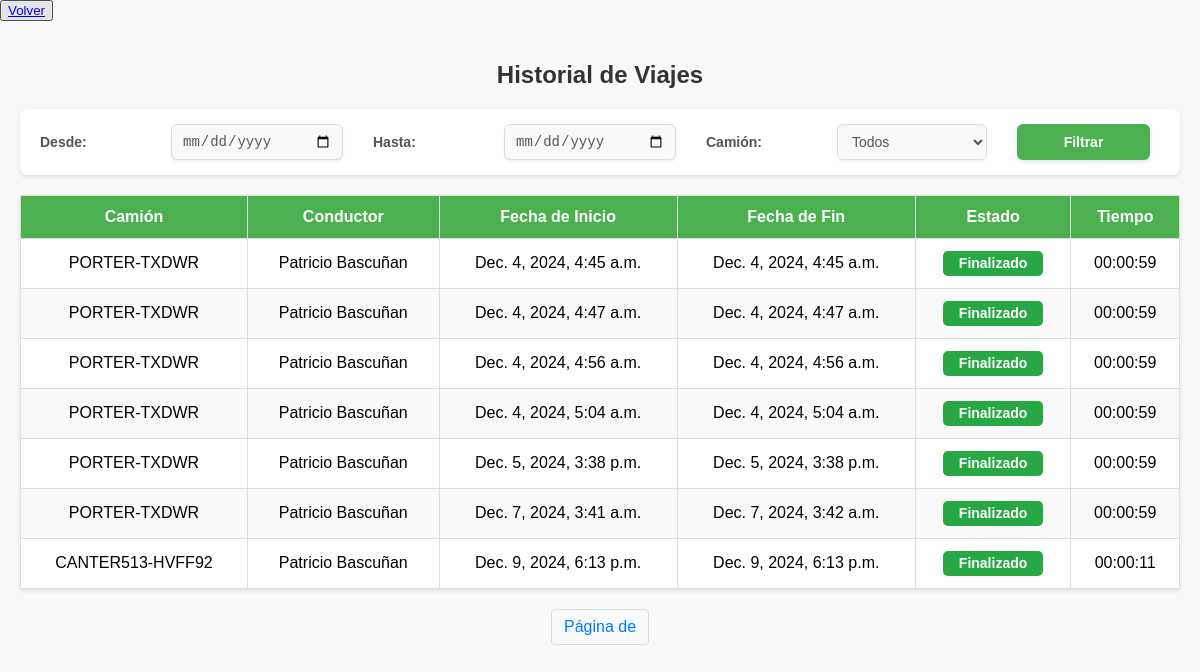
Page /camiones/historial-viajes-chofer/ (signed in) on the committed database.
### camiones/models.py (models this page shows, shortened)
class HistorialViaje(models.Model):
    camion = models.ForeignKey(Camion, on_delete=models.CASCADE, related_name="viajes")
    chofer = models.ForeignKey(User, on_delete=models.CASCADE, related_name="viajes")
    fecha_inicio = models.DateTimeField()
    fecha_fin = models.DateTimeField(null=True, blank=True)
    ruta = models.TextField(null=True, blank=True)  # JSON con la ruta del viaje
    estado = models.CharField(max_length=50, default="En curso")
    latitud_inicial = models.FloatField(null=True, blank=True)
    longitud_inicial = models.FloatField(null=True, blank=True)
    latitud_final = models.FloatField(null=True, blank=True)
    longitud_final = models.FloatField(null=True, blank=True)
    duracion_total = models.DurationField(null=True, blank=True)
    @property
    def duracion_formateada(self):
        if self.duracion_total is None or self.duracion_total < timedelta(seconds=0):
            return "00:00:00"
        total_seconds = int(self.duracion_total.total_seconds())
        hours = total_seconds // 3600
        minutes = (total_seconds % 3600) // 60
        seconds = total_seconds % 60
        return f"{hours:02}:{minutes:02}:{seconds:02}"

class Camion(models.Model):
    nombre = models.CharField(max_length=100)
    patente = models.CharField(max_length=20, null=True, blank=True)
    marca = models.CharField(max_length=100, null=True, blank=True)
    modelo = models.CharField(max_length=100, null=True, blank=True)
    año = models.IntegerField(null=True, blank=True)
    color = models.CharField(max_length=50, null=True, blank=True)
    latitud = models.FloatField(null=True)
    longitud = models.FloatField(null=True)
    ultima_actualizacion = models.DateTimeField(auto_now=True)
    choferes_asignados = models.ManyToManyField(User, through='AsignacionChofer')

### camiones/views.py (the view)
# urls.py: path('historial-viajes-chofer/', views.historial_viajes_chofer, name='historial_viajes_chofer'),
@login_required
def historial_viajes_chofer(request):
    historial = HistorialViaje.objects.all()
    if not request.user.is_staff:  # Mostrar solo viajes del chofer
        historial = historial.filter(chofer=request.user)
    fecha_inicio = request.GET.get('fecha_inicio')
    fecha_fin = request.GET.get('fecha_fin')
    camion_id = request.GET.get('camion_id')
    if fecha_inicio:
        historial = historial.filter(fecha_inicio__gte=fecha_inicio)
    if fecha_fin:
        historial = historial.filter(fecha_fin__lte=fecha_fin)
    if camion_id:
        historial = historial.filter(camion_id=camion_id)
    return render(request, 'historial_viajes_chofer.html', {'historial': historial})

### camiones/templates/historial_viajes_chofer.html (shortened to what this page needs)
{% load static %}
<!DOCTYPE html>
<html lang="es">
<head>
    <link href="https://cdnjs.cloudflare.com/ajax/libs/font-awesome/5.15.4/css/all.min.css" rel="stylesheet">
    <link rel="stylesheet" href="{% static 'css/historial_menu.css' %}">
    <link rel="stylesheet" href="{% static 'css/historial.css' %}">
</head>
<body>
    <button><a href="{% url 'mostrar_mapa' %}">Volver</a></button>
    <div class="container">
        <h2>Historial de Viajes</h2>
        <form method="GET" action="">
            <label for="fecha_inicio">Desde:</label>
            <input type="date" name="fecha_inicio" id="fecha_inicio">
            <label for="fecha_fin">Hasta:</label>
            <input type="date" name="fecha_fin" id="fecha_fin">
            <label for="camion_id">Camión:</label>
            <select name="camion_id" id="camion_id">
                <option value="">Todos</option>
            </select>
            <button type="submit">Filtrar</button>
        </form>
        {% if historial %}
        <table>
            <thead>
                <tr>
                    <th>Camión</th>
                    <th>Conductor</th>
                    <th>Fecha de Inicio</th>
                    <th>Fecha de Fin</th>
                    <th>Estado</th>
                    <th>Tiempo</th>
                </tr>
            </thead>
            <tbody>
                {% for viaje in historial %}
                <tr>
                    <td>{{ viaje.camion.nombre }}</td>
                    <td>{{ viaje.chofer.first_name }} {{ viaje.chofer.last_name }}</td>
                    <td>{{ viaje.fecha_inicio }}</td>
                    <td>{{ viaje.fecha_fin|default:"En curso" }}</td>
                    <td>
                        {% if viaje.estado == "Finalizado" %}
                        <span class="estado-finalizado">Finalizado</span>
                        {% else %}
                        <span class="estado-en-curso">En curso</span>
                        {% endif %}
                    </td>
                    <td>{{ viaje.duracion_formateada }}</td>
                </tr>
                {% endfor %}
            </tbody>
        </table>
        <div class="pagination">
            <span class="current">Página {{ page_obj.number }} de {{ page_obj.paginator.num_pages }}</span>
        </div>
        {% else %}
        <p class="no-results">No se encontraron viajes para los filtros seleccionados.</p>
        {% endif %}
    </div>
</body>
</html>

### camiones/static/css/historial_menu.css (style rules this page uses)
body, html { margin: 0; padding: 0; height: 100%; font-family: 'Roboto', sans-serif; background-color: #f4f4f4; }

### camiones/static/css/historial.css (style rules this page uses)
body { font-family: Arial, sans-serif; margin: 0; padding: 0; background-color: #f9f9f9; }
.container { max-width: 1200px; margin: 0 auto; padding: 20px; }
h2 { text-align: center; color: #333; }
form { display: flex; justify-content: space-between; align-items: center; margin-bottom: 20px; background-color: #fff; padding: 15px; border-radius: 8px; box-shadow: 0 2px 4px rgba(0, 0, 0, 0.1); }
form label { margin-right: 10px; font-weight: bold; }
form input, form select, form button { padding: 8px; margin-right: 10px; border: 1px solid #ddd; border-radius: 4px; }
form button { background-color: #4CAF50; color: white; border: none; cursor: pointer; transition: background-color 0.3s; }
table { width: 100%; border-collapse: collapse; background-color: #fff; box-shadow: 0 2px 4px rgba(0, 0, 0, 0.1); }
table th, table td { padding: 12px; border: 1px solid #ddd; text-align: center; vertical-align: middle; }
table th { background-color: #4CAF50; color: white; }
table tr:nth-child(even) { background-color: #f9f9f9; }
.estado-finalizado, .estado-en-curso { display: inline-flex; justify-content: center; align-items: center; width: 100px; height: 25px; padding: 0; border-radius: 5px; font-size: 14px; font-weight: bold; text-align: center; color: white; box-sizing: border-box; }
.estado-finalizado { background-color: #28a745; }
table td { text-align: center; vertical-align: middle; padding: 12px; background-color: transparent; }
.pagination { display: flex; justify-content: center; margin: 20px 0; }
.pagination a, .pagination span { margin: 0 5px; padding: 8px 12px; background-color: #f8f9fa; border: 1px solid #ddd; border-radius: 4px; text-decoration: none; color: #007bff; }
form { display: flex; justify-content: flex-start; align-items: center; margin-bottom: 20px; background-color: #ffffff; padding: 15px 20px; border-radius: 8px; box-shadow: 0 2px 4px rgba(0, 0, 0, 0.1); gap: 20px; }
form label { font-weight: bold; font-size: 14px; color: #555; white-space: nowrap; margin-right: 8px; }
form input[type="date"], form select { padding: 8px 10px; font-size: 14px; border: 1px solid #ddd; border-radius: 6px; background-color: #f9f9f9; color: #555; transition: border-color 0.3s ease, box-shadow 0.3s ease; outline: none; box-shadow: 0 2px 3px rgba(0, 0, 0, 0.05); min-width: 150px; }
form button { padding: 10px 15px; background-color: #4CAF50; color: white; font-size: 14px; font-weight: bold; border: none; border-radius: 6px; cursor: pointer; transition: background-color 0.3s ease, transform 0.2s ease; box-shadow: 0 2px 4px rgba(0, 0, 0, 0.1); }
form > * { flex: 1; max-width: 250px; }

### rows in the picture
HistorialViaje: camion.nombre "PORTER-TXDWR", chofer.first_name "Patricio", chofer.last_name "Bascuñan", fecha_inicio "Dec. 4, 2024, 4:45 a.m.", fecha_fin "Dec. 4, 2024, 4:45 a.m.", estado "Finalizado", duracion_formateada "00:00:59"
HistorialViaje: camion.nombre "PORTER-TXDWR", chofer.first_name "Patricio", chofer.last_name "Bascuñan", fecha_inicio "Dec. 4, 2024, 4:47 a.m.", fecha_fin "Dec. 4, 2024, 4:47 a.m.", estado "Finalizado", duracion_formateada "00:00:59"
HistorialViaje: camion.nombre "PORTER-TXDWR", chofer.first_name "Patricio", chofer.last_name "Bascuñan", fecha_inicio "Dec. 4, 2024, 4:56 a.m.", fecha_fin "Dec. 4, 2024, 4:56 a.m.", estado "Finalizado", duracion_formateada "00:00:59"
HistorialViaje: camion.nombre "PORTER-TXDWR", chofer.first_name "Patricio", chofer.last_name "Bascuñan", fecha_inicio "Dec. 4, 2024, 5:04 a.m.", fecha_fin "Dec. 4, 2024, 5:04 a.m.", estado "Finalizado", duracion_formateada "00:00:59"
HistorialViaje: camion.nombre "PORTER-TXDWR", chofer.first_name "Patricio", chofer.last_name "Bascuñan", fecha_inicio "Dec. 5, 2024, 3:38 p.m.", fecha_fin "Dec. 5, 2024, 3:38 p.m.", estado "Finalizado", duracion_formateada "00:00:59"
HistorialViaje: camion.nombre "PORTER-TXDWR", chofer.first_name "Patricio", chofer.last_name "Bascuñan", fecha_inicio "Dec. 7, 2024, 3:41 a.m.", fecha_fin "Dec. 7, 2024, 3:42 a.m.", estado "Finalizado", duracion_formateada "00:00:59"
HistorialViaje: camion.nombre "CANTER513-HVFF92", chofer.first_name "Patricio", chofer.last_name "Bascuñan", fecha_inicio "Dec. 9, 2024, 6:13 p.m.", fecha_fin "Dec. 9, 2024, 6:13 p.m.", estado "Finalizado", duracion_formateada "00:00:11"
